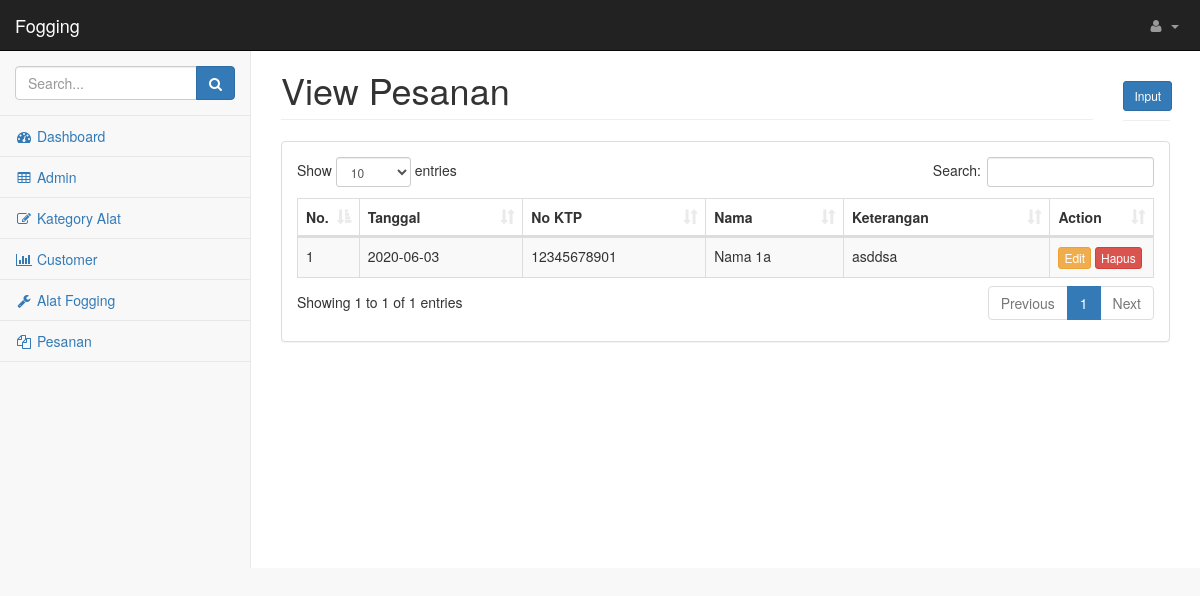
Screenshot of /index.php/pesan/view_pesan with the database file from the repository.
### tables this page shows
CREATE TABLE `pesan_header` (
  `no_pesan` varchar(20) NOT NULL,
  `tgl` date DEFAULT NULL,
  `no_ktp` varchar(20) DEFAULT NULL,
  `keterangan` varchar(100) DEFAULT NULL,
  PRIMARY KEY (`no_pesan`)
);

CREATE TABLE `customer` (
  `no_ktp` varchar(20) DEFAULT NULL,
  `scan_ktp` text DEFAULT NULL,
  `nama` varchar(100) DEFAULT NULL,
  `alamat` text DEFAULT NULL,
  `telp` varchar(20) DEFAULT NULL,
  `tgl_lahir` date DEFAULT NULL,
  `tgl_register` date DEFAULT NULL,
  `email` varchar(50) DEFAULT NULL,
  `password` varchar(100) DEFAULT NULL,
  `username` varchar(50) DEFAULT NULL
);

### application/libraries/Template.php (called while the page is built)
<?php if ( ! defined('BASEPATH')) exit('No direct script access allowed');
class Template {
		var $template_data = array();
		function set($name, $value)
		{
			$this->template_data[$name] = $value;
		}
		function load($template = '', $view = '' , $view_data = array(), $return = FALSE)
		{
			$this->CI =& get_instance();
			$this->set('contents', $this->CI->load->view($view, $view_data, TRUE));
			return $this->CI->load->view($template, $this->template_data, $return);
		}
}

### application/controllers/Pesan.php (called while the page is built, shortened)
<?php
class Pesan extends CI_Controller {
    function view_pesan(){
        $data['pesan_header']= $this->pesan_model->get_pesan_header();
        $this->template->load('template', 'pesan/view', $data);
    }
}

### index.php (called while the page is built, shortened)
<?php
require_once BASEPATH.'core/CodeIgniter.php';

### application/models/Pesan_model.php (called while the page is built, shortened)
<?php
class Pesan_model extends CI_Model
{
	function get_pesan_header()
    {
        $sql =  'SELECT a.no_pesan,a.tgl,a.no_ktp,b.nama,b.scan_ktp,a.keterangan FROM pesan_header a
                LEFT JOIN customer b on a.no_ktp=b.no_ktp
        ORDER BY a.no_pesan DESC';
        $query = $this->db->query($sql)->result();
        return $query;
    }
}
?>

### application/views/pesan/view.php (the view, shortened to what this page needs)
<div class="row">
    <div class="col-lg-11">
        <h1 class="page-header">View Pesanan</h1>
    </div>
    <div class="col-lg-1">
        <h1 class="page-header"><a class="btn btn-primary btn-sm" href="<?php echo base_url('pesan/form'); ?>">Input</a></h1>
    </div>
</div>
<div class="row">
    <div class="col-lg-12">
        <div class="panel panel-default">
            <div class="panel-body">
                <div class="table-responsive">
                    <table class="table table-striped table-bordered table-hover" id="dataTables-example">
                        <thead>
                            <tr>
                                <th width="5%">No.</th>
                                <th>Tanggal</th>
                                <th>No KTP</th>
                                <th>Nama</th>
                                <th>Keterangan</th>
                                <th width="12%">Action</th>
                            </tr>
                        </thead>
                        <tbody>
                          <?php
                          foreach ($pesan_header as $key => $value) {
                          ?>
                            <tr class="odd gradeX">
                                <td><?php echo $value->no_pesan; ?></td>
                                <td><?php echo $value->tgl; ?></td>
                                <td><?php echo $value->no_ktp; ?></td>
                                <td><?php echo $value->nama; ?></td>
                                <td><?php echo $value->keterangan; ?></td>
                                <td>
                                <a class="btn btn-warning btn-xs" href="<?php echo base_url('pesan/edit/'.$value->no_pesan); ?>">Edit</a>
                                <button class="btn btn-danger btn-xs" id="delete" data-id="<?php echo $value->no_pesan; ?>">Hapus</button>
                                </td>
                            </tr>
                            <?php
                          }
                            ?>
                        </tbody>
                    </table>
                </div>
            </div>
        </div>
    </div>
</div>

### assets/css/startmin.css (style rules this page uses)
body { background-color: #f8f8f8; }
table.dataTable thead .sorting, table.dataTable thead .sorting_asc, table.dataTable thead .sorting_desc, table.dataTable thead .sorting_asc_disabled, table.dataTable thead .sorting_desc_disabled { background: 0 0; }
table.dataTable thead .sorting_asc:after { content: "\f0de"; float: right; font-family: fontawesome; }
table.dataTable thead .sorting:after { content: "\f0dc"; float: right; font-family: fontawesome; color: rgba(50,50,50,.5); }

### rows the page displays
pesan_header: no_pesan "1", tgl "2020-06-03", no_ktp "12345678901", customer.nama "Nama 1a", keterangan "asddsa"
